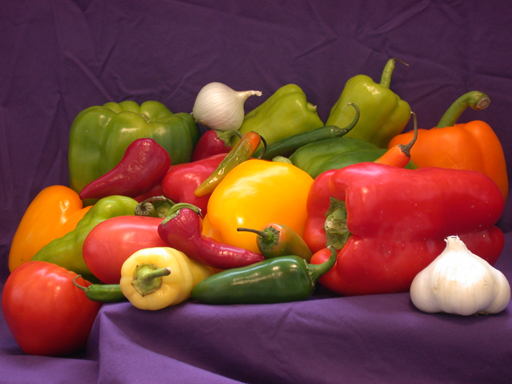
#> input picture peppers.png, 512 x 384 px, found by its file name
$ python validation_methods.py
#> lines starting #> are read from the running program, lines starting #| are printed output that depends on the picture
### Classifiers/ClassifierClass.py
import numpy as np


class ClassifierClass:
    members = None

    def __init__(self, x_pos=0.0, y_pos=0.0, x_dispersion=1.0, y_dispersion=1.0):
        self.x_pos = x_pos
        self.y_pos = y_pos
        self.x_dispersion = x_dispersion
        self.y_dispersion = y_dispersion

    def generate_members(self, members_no):
#> in load_image, returned value is the input picture: shape (384, 512, 3); mean B, G, R 57.6, 66.4, 120.8
        px, py = self.coords
        x_disp, y_disp = self.dispersion

        x_pts = np.random.uniform(px - x_disp, px + x_disp, members_no)
        y_pts = np.random.uniform(py - y_disp, py + y_disp, members_no)

        self.members = np.array(list(zip(x_pts, y_pts)))

    @property
    def coords(self):
        return self.x_pos, self.y_pos

    @property
    def dispersion(self):
        return self.x_dispersion, self.y_dispersion

    def __str__(self):
        return 'ClassifierClass'

### Classifiers/EuclideanClassifier.py
import random

import matplotlib.pyplot as plt
import numpy as np
from numpy import linalg as LA


class EuclideanClassifier:
    def __init__(self, classes):
        self.classes = classes

    # [35 lines left out: function evaluate_vector, not called in this run]

    def evaluate_vector_r(self, coords):
        vector = np.array(coords)

        # figure = plt.figure(figsize=(4, 4), dpi=100)
        # ax = figure.add_subplot(111)

        distances = []

        for i, cls in enumerate(self.classes):
            centroid = cls.members.mean(0)
            distance = LA.norm(vector - centroid)
            distances.append(distance)

            class_name = f'class {i + 1}'
            distance_desc = f'{class_name} -> {distance:.4}'

        #     ax.scatter(cls.members[:, 0], cls.members[:, 1], label=distance_desc)
        #
        # ax.scatter(coords[0], coords[1], label='vector')

        r = distances.index(min(distances))
        result = f'\nVector belongs to class {r + 1}'

        # [9 lines of commented-out code are left out]

        return r

    def evaluate_vector_r_leave_one_out(self, sel_cls):
        # figure = plt.figure(figsize=(4, 4), dpi=100)
        # ax = figure.add_subplot(111)

        result = []

        for vector in sel_cls.members:
            members_aux = list(sel_cls.members[:])

            # Delete member
            members_aux = np.setdiff1d(members_aux, vector)

            distances = []

            for i, cls in enumerate(self.classes):
                if cls is sel_cls:
                    centroid = members_aux.mean(0)
                else:
                    centroid = cls.members.mean(0)

                distance = LA.norm(vector - centroid)
                distances.append(distance)

                class_name = f'class {i + 1}'
                distance_desc = f'{class_name} -> {distance:.4}'

            #     ax.scatter(cls.members[:, 0], cls.members[:, 1], label=distance_desc)
            #
            # ax.scatter(vector[0], vector[1], label='vector')

            r = distances.index(min(distances))

            result.append(r)

            # [9 lines of commented-out code are left out]

        return result

### validation_methods.py
from copy import deepcopy
import cv2
import matplotlib.pyplot as plt

import numpy as np

from Classifiers.ClassifierClass import ClassifierClass
from Classifiers.EuclideanClassifier import EuclideanClassifier


def plot_classes(po_cls):
    figure = plt.figure(figsize=(4, 4), dpi=100)
    ax = figure.add_subplot(111)

    for i, c in enumerate(po_cls):
        class_name = f'class {i + 1}'
        ax.scatter(c.members[:, 0], c.members[:, 1], label=class_name)

    figure.suptitle('Classes')
    ax.legend()
    ax.grid(True)
    ax.axhline(linewidth=2.0, color="black", label='x')
    ax.axvline(linewidth=2.0, color="black", label='y')
    ax.set_xlabel('x1')
    ax.set_ylabel('x2')


def leave_one_out(po_cls, po_classifier):
    n = len(po_cls)
    confusion_matrix = np.zeros([n, n])
    sum_ = 0

    figure = plt.figure(figsize=(4, 4), dpi=100)
    ax = figure.add_subplot(111)

    plot_data = []

    global members_no

    iterations = members_no
    # for x in range(iterations):
    for i, c in enumerate(po_cls):
        result = po_classifier.evaluate_vector_r_leave_one_out(c)
        for r in set(result):
            confusion_matrix[i, r] += result.count(i)

    for x in range(n):
        plot_data.append(confusion_matrix[x, x] / iterations * 100)
        sum_ += confusion_matrix[x, x]

    x_pos = list(range(n))

    ax.bar(x=x_pos, height=plot_data)

    figure.suptitle('Leave one out')

    return sum_ / (n * iterations) * 100


def re_substitution(po_cls, po_classifier, po_members_no):
#> called with po_members_no = 30
    n = len(po_cls)
    confusion_matrix = np.zeros([n, n])
    sum_ = 0

    figure = plt.figure(figsize=(4, 4), dpi=100)
    ax = figure.add_subplot(111)

    plot_data = []

    for i, c in enumerate(po_cls):
        for m in c.members:
            r = po_classifier.evaluate_vector_r(m)
            confusion_matrix[i, r] += 1

        sum_ += confusion_matrix[i, i]

    for x in range(n):
        plot_data.append(confusion_matrix[x, x] / po_members_no * 100)

    x_pos = list(range(n))

    ax.bar(x=x_pos, height=plot_data)

    figure.suptitle('Re-Substitution')

    return sum_ / po_members_no / n * 100


def cross_validation(po_cls, po_classifier, po_members_no):
#> called with po_members_no = 30
    members = [deepcopy(c.members) for c in po_cls]
    values = []
    n = len(po_cls)
    half = po_members_no // 2

    figure = plt.figure(figsize=(4, 4), dpi=100)
    ax = figure.add_subplot(111)

    plot_data = [0 for x in range(n)]

    iterations = 20
    for x in range(iterations):
        test = []
        sum_ = 0

        for i, c in enumerate(po_cls):
            aux = deepcopy(members[i])
            c.members = aux[:half]
            test.append(aux[half:])

        confusion_matrix = np.zeros([n, n])

        for i in range(len(po_cls)):
            ms = test[i]

            for member in ms:
                r = po_classifier.evaluate_vector_r(member)
                confusion_matrix[i, r] += 1

            sum_ += confusion_matrix[i, i]
            plot_data[i] += confusion_matrix[i, i]

        efficiency = sum_ / half / n
        values.append(efficiency)

    plot_data = list(map(lambda x: x / half / iterations * 100, plot_data))

    x_pos = list(range(n))
    ax.bar(x=x_pos, height=plot_data)

    figure.suptitle('Cross Validation')

    ret = sum(values) / iterations * 100

    return ret


def load_image(path):
    return cv2.imread(path)


if __name__ == '__main__':
    c1 = ClassifierClass(268, 212, 20, 20)
    c2 = ClassifierClass(274, 286, 40, 40)
    c3 = ClassifierClass(416, 208, 20, 20)
    c4 = ClassifierClass(468, 284, 60, 60)

    members_no = 30

    c1.generate_members(members_no)
    c2.generate_members(members_no)
    c3.generate_members(members_no)
    c4.generate_members(members_no)

    img_path = r'C:\Users\Alexander\PycharmProjects\PatternRecognition\peppers.png'
    img = load_image(img_path)

    cls = [c1, c2, c3, c4]

    classifier = EuclideanClassifier(cls)

    # plot_classes(cls)

    print(f'Re Substitution Efficiency: {re_substitution(cls, classifier, members_no)}%')
    cross_validation = cross_validation(deepcopy(cls), classifier, members_no)
    leave_one_validation = leave_one_out(cls, classifier)
    print(f'Cross Validation Efficiency: {min(cross_validation, leave_one_validation)}%')
    print(f'Leave One Out Efficiency: {max(cross_validation, leave_one_validation)}%')

    figure = plt.figure(figsize=(4, 4), dpi=100)
    ax = figure.add_subplot(111)

    ax.imshow(img[:, :, ::-1])

    for c in cls:
        points = c.members
        ax.scatter(points[:, 0], points[:, 1])

    plt.show()
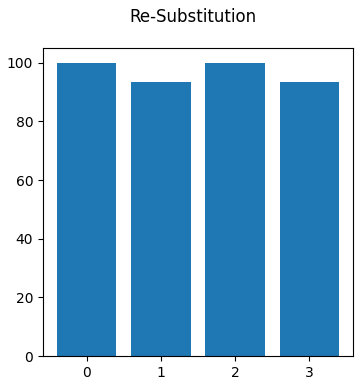
#> figure drawn by matplotlib, 1 panel
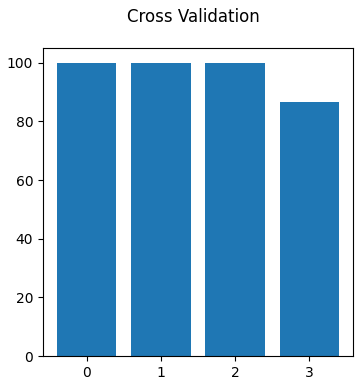
#> figure drawn by matplotlib, 1 panel
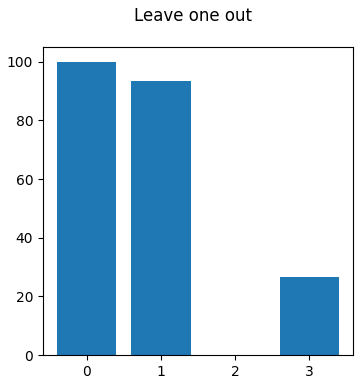
#> figure drawn by matplotlib, 1 panel; tallest bar 100 high, from x = -0.4 to 0.4
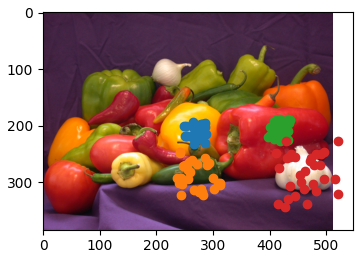
#> figure drawn by matplotlib, 1 panel
